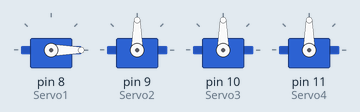
The sketch below on a simulated Arduino Uno, built with avr-gcc and run on an emulated ATmega328P. Shown: 4 × servo.

Above: at 0.1 s.
At 0.6 s:
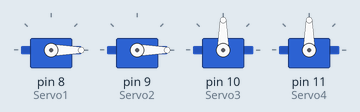
At 1.1 s:
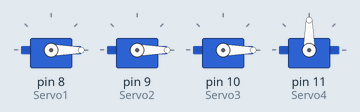
At 1.6 s:
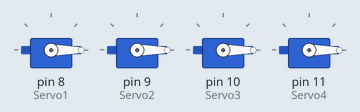
At 2.6 s:
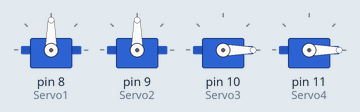
At 3.6 s:
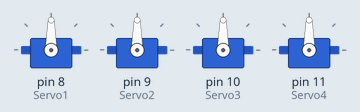
Timing chart, 0 to 5.1 s (numbered marks = the images above):
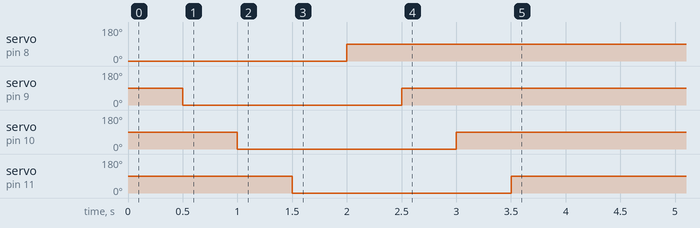

Measured:
- by itself, servo on pin 8 (Servo1): 0° → 90° at 2.0 s
- by itself, servo on pin 9 (Servo2): 90° → 0° at 0.50 s, → 90° 2.0 s later
- by itself, servo on pin 10 (Servo3): 90° → 0° at 1.0 s, → 90° 2.0 s later
- by itself, servo on pin 11 (Servo4): 90° → 0° at 1.5 s, → 90° 2.0 s later

The sketch:

otto_trying_to_move_servos_sequencially_test.ino
```cpp
#include <Servo.h>

Servo Servo1;
Servo Servo2;
Servo Servo3;
Servo Servo4;

int pos = 0;

void setup() {
  Servo1.attach(8);
  Servo2.attach(9);
  Servo3.attach(10);
  Servo4.attach(11);

  //Servo1.write(pos);
  //Servo2.write(pos);
  //Servo3.write(pos);
  //Servo4.write(pos);
}

void loop() {
  //delay(500);
  //for (pos = 0; pos <= 200; pos += 1) {
   // Servo1.write(pos);
    //Servo2.write(pos);
    //Servo3.write(pos);
    //Servo4.write(pos);
    //delay(10);
  //}
  //delay(500);
  //for (pos = 200; pos >= 0; pos -= 1) {
    //Servo1.write(pos);
    //Servo2.write(pos);
    //Servo3.write(pos);
    //Servo4.write(pos);
    //delay(10);
  //}
  //delay(500);

  //making the servos go to 0 one by one
  Servo1.write(pos);
  delay(500);
  Servo2.write(pos);
  delay(500);
  Servo3.write(pos);
  delay(500);
  Servo4.write(pos);
  delay(500);

  //making the servos go to 90 one by one again before loop
  pos = 90;
  Servo1.write(pos);
  delay(500);
  Servo2.write(pos);
  delay(500);
  Servo3.write(pos);
  delay(500);
  Servo4.write(pos);
  delay(500);

}
```
